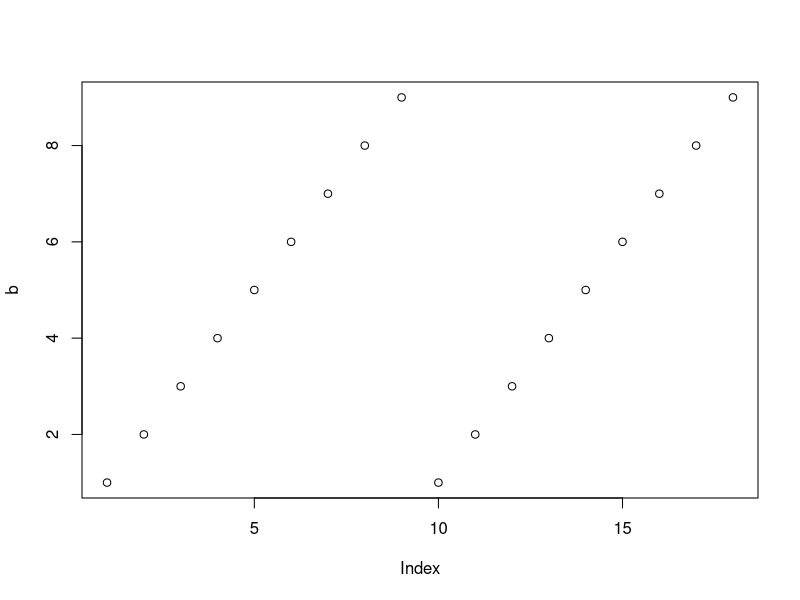

Recreate this plot in R.
a = 12**12
a

b = c(1,2,3,4,5,6,7,8,9,1,2,3,4,5,6,7,8,9)
plot(b)
 patata <- 0
 
 
 vitor <- "me gustan las pichulas negras muy grandes y por el culo"